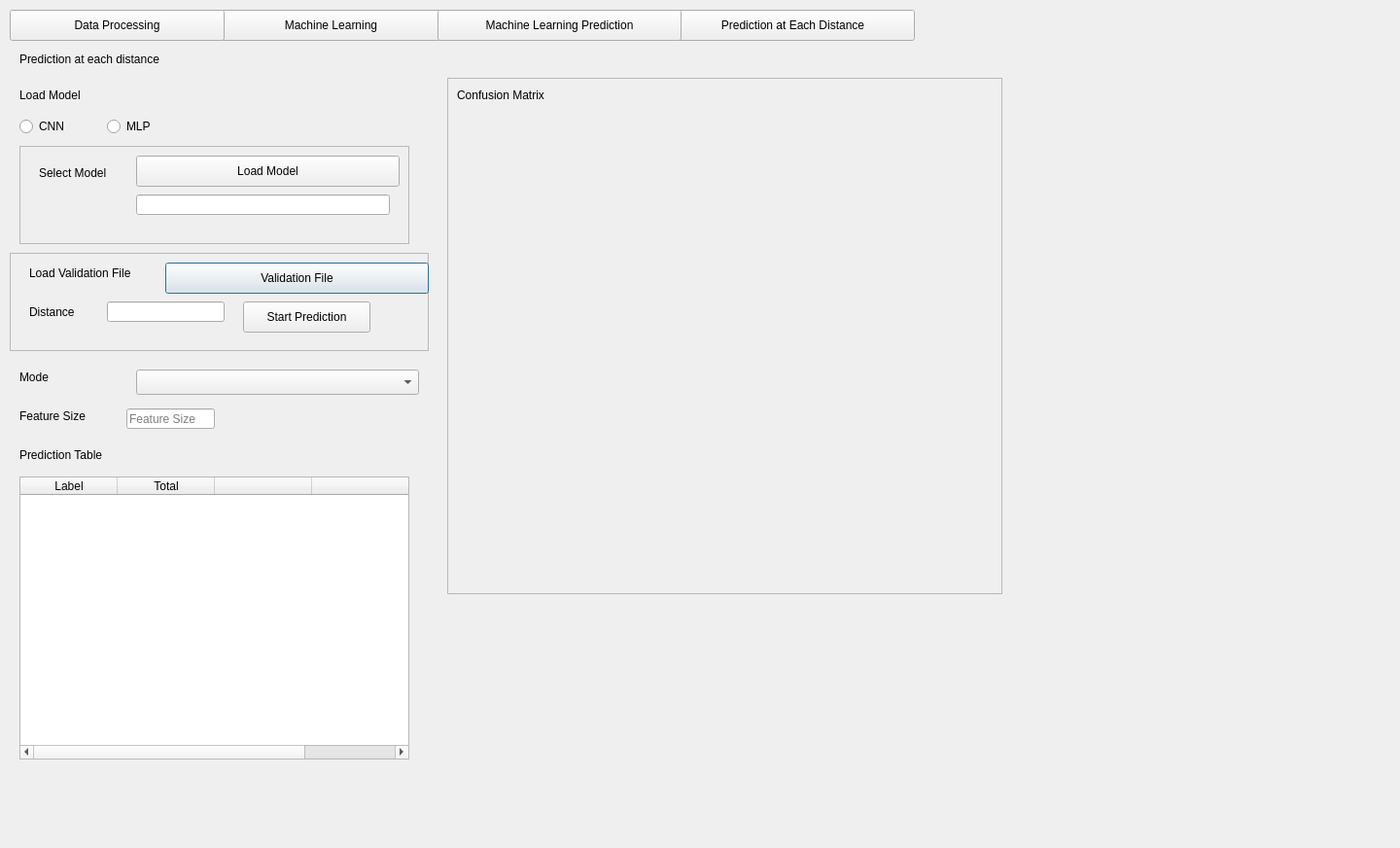
<?xml version="1.0" encoding="UTF-8"?>
<ui version="4.0">
 <class>Dialog</class>
 <widget class="QDialog" name="Dialog">
  <property name="geometry">
   <rect>
    <x>0</x>
    <y>0</y>
    <width>1440</width>
    <height>872</height>
   </rect>
  </property>
  <property name="windowTitle">
   <string>Dialog</string>
  </property>
  <widget class="QFrame" name="files_frame_2">
   <property name="geometry">
    <rect>
     <x>10</x>
     <y>260</y>
     <width>431</width>
     <height>101</height>
    </rect>
   </property>
   <property name="frameShape">
    <enum>QFrame::StyledPanel</enum>
   </property>
   <property name="frameShadow">
    <enum>QFrame::Raised</enum>
   </property>
   <widget class="QLineEdit" name="txt_distance">
    <property name="geometry">
     <rect>
      <x>100</x>
      <y>50</y>
      <width>121</width>
      <height>21</height>
     </rect>
    </property>
    <property name="text">
     <string/>
    </property>
   </widget>
   <widget class="QLabel" name="label_load_6">
    <property name="geometry">
     <rect>
      <x>20</x>
      <y>10</y>
      <width>151</width>
      <height>21</height>
     </rect>
    </property>
    <property name="text">
     <string>Load Validation File</string>
    </property>
   </widget>
   <widget class="QLabel" name="label_load_7">
    <property name="geometry">
     <rect>
      <x>20</x>
      <y>50</y>
      <width>101</width>
      <height>21</height>
     </rect>
    </property>
    <property name="text">
     <string>Distance</string>
    </property>
   </widget>
   <widget class="QPushButton" name="btn_validation_file">
    <property name="geometry">
     <rect>
      <x>160</x>
      <y>10</y>
      <width>271</width>
      <height>32</height>
     </rect>
    </property>
    <property name="text">
     <string>Validation File</string>
    </property>
   </widget>
   <widget class="QPushButton" name="btn_start_prediction">
    <property name="geometry">
     <rect>
      <x>240</x>
      <y>50</y>
      <width>131</width>
      <height>32</height>
     </rect>
    </property>
    <property name="text">
     <string>Start Prediction</string>
    </property>
   </widget>
  </widget>
  <widget class="QFrame" name="random_forest_frame">
   <property name="geometry">
    <rect>
     <x>460</x>
     <y>80</y>
     <width>571</width>
     <height>531</height>
    </rect>
   </property>
   <property name="frameShape">
    <enum>QFrame::StyledPanel</enum>
   </property>
   <property name="frameShadow">
    <enum>QFrame::Raised</enum>
   </property>
   <widget class="QLabel" name="label_9">
    <property name="geometry">
     <rect>
      <x>10</x>
      <y>10</y>
      <width>271</width>
      <height>16</height>
     </rect>
    </property>
    <property name="text">
     <string>Confusion Matrix</string>
    </property>
   </widget>
   <widget class="QWidget" name="verticalLayoutWidget_4">
    <property name="geometry">
     <rect>
      <x>30</x>
      <y>50</y>
      <width>491</width>
      <height>441</height>
     </rect>
    </property>
    <layout class="QVBoxLayout" name="plot_confusion_matrix"/>
   </widget>
  </widget>
  <widget class="QLabel" name="label_load_12">
   <property name="geometry">
    <rect>
     <x>20</x>
     <y>50</y>
     <width>351</width>
     <height>21</height>
    </rect>
   </property>
   <property name="text">
    <string>Prediction at each distance</string>
   </property>
  </widget>
  <widget class="QRadioButton" name="radioCNN">
   <property name="geometry">
    <rect>
     <x>20</x>
     <y>120</y>
     <width>100</width>
     <height>20</height>
    </rect>
   </property>
   <property name="text">
    <string>CNN</string>
   </property>
  </widget>
  <widget class="QLabel" name="label_10">
   <property name="geometry">
    <rect>
     <x>20</x>
     <y>90</y>
     <width>91</width>
     <height>16</height>
    </rect>
   </property>
   <property name="text">
    <string>Load Model</string>
   </property>
  </widget>
  <widget class="QRadioButton" name="radioMLP">
   <property name="geometry">
    <rect>
     <x>110</x>
     <y>120</y>
     <width>100</width>
     <height>20</height>
    </rect>
   </property>
   <property name="text">
    <string>MLP</string>
   </property>
  </widget>
  <widget class="QFrame" name="files_frame_4">
   <property name="geometry">
    <rect>
     <x>20</x>
     <y>150</y>
     <width>401</width>
     <height>101</height>
    </rect>
   </property>
   <property name="frameShape">
    <enum>QFrame::StyledPanel</enum>
   </property>
   <property name="frameShadow">
    <enum>QFrame::Raised</enum>
   </property>
   <widget class="QLabel" name="label_load_3">
    <property name="geometry">
     <rect>
      <x>20</x>
      <y>20</y>
      <width>81</width>
      <height>16</height>
     </rect>
    </property>
    <property name="text">
     <string>Select Model</string>
    </property>
   </widget>
   <widget class="QPushButton" name="btn_load_model">
    <property name="geometry">
     <rect>
      <x>120</x>
      <y>10</y>
      <width>271</width>
      <height>32</height>
     </rect>
    </property>
    <property name="text">
     <string>Load Model</string>
    </property>
   </widget>
   <widget class="QLineEdit" name="txt_model_name">
    <property name="geometry">
     <rect>
      <x>120</x>
      <y>50</y>
      <width>261</width>
      <height>21</height>
     </rect>
    </property>
   </widget>
  </widget>
  <widget class="QLabel" name="label_8">
   <property name="geometry">
    <rect>
     <x>20</x>
     <y>460</y>
     <width>271</width>
     <height>16</height>
    </rect>
   </property>
   <property name="text">
    <string>Prediction Table</string>
   </property>
  </widget>
  <widget class="QPushButton" name="btn_ml_open">
   <property name="geometry">
    <rect>
     <x>220</x>
     <y>10</y>
     <width>241</width>
     <height>32</height>
    </rect>
   </property>
   <property name="text">
    <string>Machine Learning</string>
   </property>
  </widget>
  <widget class="QPushButton" name="btn_prediction_distance_open">
   <property name="geometry">
    <rect>
     <x>690</x>
     <y>10</y>
     <width>251</width>
     <height>32</height>
    </rect>
   </property>
   <property name="text">
    <string>Prediction at Each Distance</string>
   </property>
  </widget>
  <widget class="QPushButton" name="btn_data_open">
   <property name="geometry">
    <rect>
     <x>10</x>
     <y>10</y>
     <width>221</width>
     <height>32</height>
    </rect>
   </property>
   <property name="text">
    <string>Data Processing</string>
   </property>
  </widget>
  <widget class="QPushButton" name="btn_ml_prediction_open">
   <property name="geometry">
    <rect>
     <x>450</x>
     <y>10</y>
     <width>251</width>
     <height>32</height>
    </rect>
   </property>
   <property name="text">
    <string>Machine Learning Prediction</string>
   </property>
  </widget>
  <widget class="QLabel" name="label_13">
   <property name="geometry">
    <rect>
     <x>20</x>
     <y>420</y>
     <width>91</width>
     <height>16</height>
    </rect>
   </property>
   <property name="text">
    <string>Feature Size</string>
   </property>
  </widget>
  <widget class="QLineEdit" name="txt_feature_size">
   <property name="geometry">
    <rect>
     <x>130</x>
     <y>420</y>
     <width>91</width>
     <height>21</height>
    </rect>
   </property>
   <property name="text">
    <string/>
   </property>
   <property name="placeholderText">
    <string>Feature Size</string>
   </property>
   <property name="clearButtonEnabled">
    <bool>false</bool>
   </property>
  </widget>
  <widget class="QTableWidget" name="table_widget">
   <property name="geometry">
    <rect>
     <x>20</x>
     <y>490</y>
     <width>401</width>
     <height>291</height>
    </rect>
   </property>
   <property name="minimumSize">
    <size>
     <width>401</width>
     <height>0</height>
    </size>
   </property>
   <property name="maximumSize">
    <size>
     <width>401</width>
     <height>16777215</height>
    </size>
   </property>
   <column>
    <property name="text">
     <string>Label</string>
    </property>
   </column>
   <column>
    <property name="text">
     <string>Total</string>
    </property>
   </column>
   <column>
    <property name="text">
     <string/>
    </property>
   </column>
   <column>
    <property name="text">
     <string/>
    </property>
   </column>
  </widget>
  <widget class="QLabel" name="label_load_4">
   <property name="geometry">
    <rect>
     <x>20</x>
     <y>380</y>
     <width>76</width>
     <height>16</height>
    </rect>
   </property>
   <property name="text">
    <string>Mode</string>
   </property>
  </widget>
  <widget class="QComboBox" name="cb_output">
   <property name="geometry">
    <rect>
     <x>140</x>
     <y>380</y>
     <width>291</width>
     <height>26</height>
    </rect>
   </property>
  </widget>
 </widget>
 <resources/>
 <connections/>
</ui>
